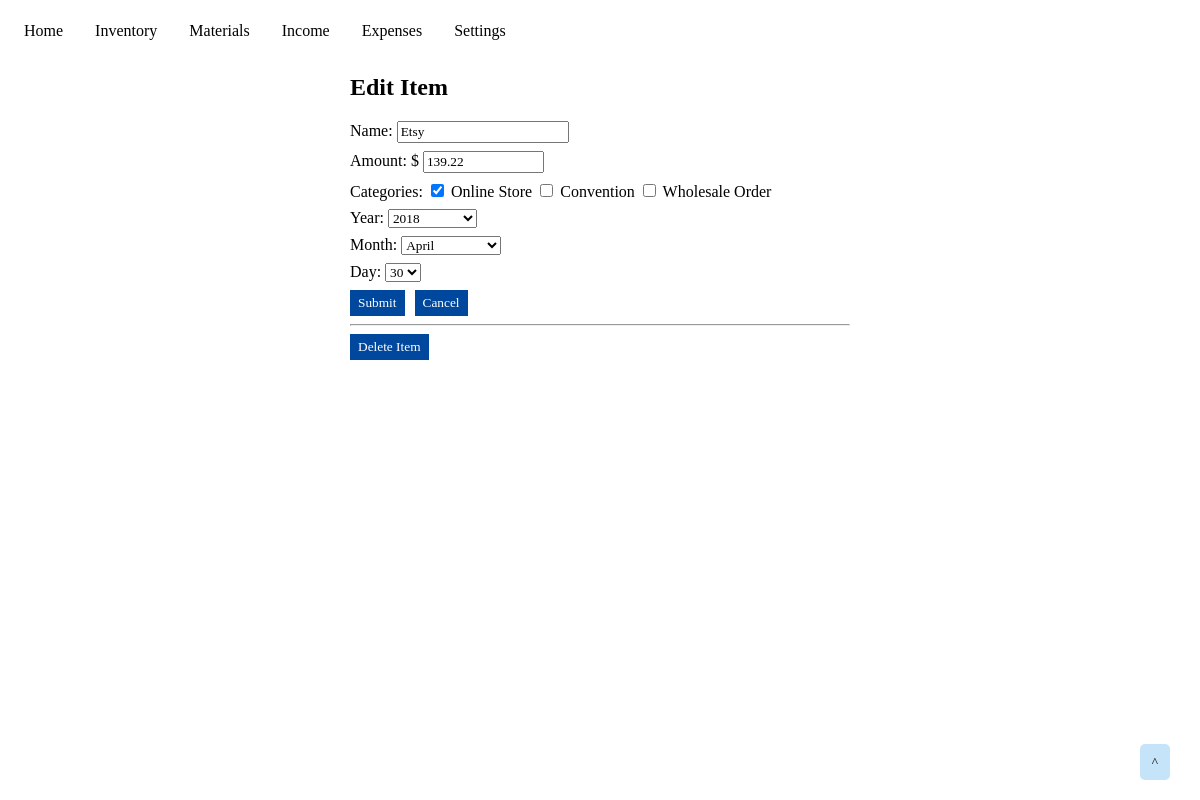
The app's page /income/edit_income/1 with its own data.
### tables this page shows
CREATE TABLE store_income (
    income_id INTEGER PRIMARY KEY AUTOINCREMENT,
    name TEXT NOT NULL,
    amount DECIMAL(10, 2) NOT NULL,
    income_year INTEGER,
    income_month INTEGER,
    income_day INTEGER
);

CREATE TABLE income_categories (
    tag_id INTEGER PRIMARY KEY AUTOINCREMENT,
    name TEXT NOT NULL
);

### app.py (the view, shortened to what this page needs)
@app.route('/income/edit_income/<int:income_id>', methods=('GET', 'POST'))
def income_edit_item(income_id):
    item = get_income_item(income_id)
    income_categories = get_income_categories()
    income_item_connections = get_income_item_connections_list(income_id)
    income_categories_list = get_income_categories_list()
    return render_template('income_edit_item.html', item=item, income_categories=income_categories, income_item_connections=income_item_connections)

### app.py (called while the page is built)
def get_db_connection():
    conn = sqlite3.connect('database.db')
    conn.row_factory = sqlite3.Row
    return conn

def get_income_item(income_id):
    conn = get_db_connection()
    cur = conn.cursor()
    income_item = cur.execute('SELECT * FROM store_income WHERE income_id = ?', (income_id,)).fetchone()
    conn.close()
    return income_item

def get_income_categories():
    conn = get_db_connection()
    cur = conn.cursor()
    income_categories = cur.execute('SELECT * FROM income_categories').fetchall()
    conn.close()
    return income_categories

def get_income_categories_list():
    conn = get_db_connection()
    cur = conn.cursor()
    income_categories = cur.execute('SELECT * FROM income_categories').fetchall()
    conn.close()
    income_categories_list = []
    for category in income_categories:
        income_categories_list.append(category['tag_id'])
    return income_categories_list

def get_income_item_connections_list(income_id):
    conn = get_db_connection()
    cur = conn.cursor()
    income_connections = cur.execute('SELECT * FROM income_to_category WHERE income_id = ?', (income_id, )).fetchall()
    conn.close()
    income_connection_list = []
    for connection in income_connections:
        income_connection_list.append(connection['tag_id'])
    return income_connection_list

### templates/income_edit_item.html (shortened to what this page needs)
{% extends 'base.html' %}
{% block content %}
<div class="content">
    <h2>{% block title %}Edit Item{% endblock %}</h2>
    <form action="{{ url_for('income_edit_item', income_id = item['income_id']) }}" method="post">
        <div class="form-group">
            <label for="name">Name:</label>
            <input type="text" name="name"
                   placeholder="Name" class="form-control"
                   value="{{ request.form['name'] or item['name'] }}"></input>
        </div>
        <div class="form-group">
            <label for="amount">Amount: $</label>
            <input type="number" step=".01" min="0.00" max="99999999.99" name="amount"
                   placeholder="0.00" class="form-control"
                   value="{{ request.form['amount'] or item['amount'] }}"></input>
        </div>
        <div class="form-group">
            Categories:
            {% for category in income_categories %}
                {% if category['tag_id'] in income_item_connections %}
                    <input type="checkbox" name="category-id" value="{{ category['tag_id'] }}" checked>
                {% else %}
                    <input type="checkbox" name="category-id" value="{{ category['tag_id'] }}">
                {% endif %}
                <label for="category-id">{{ category['name'] }}</label>
            {% endfor %}
        </div>
        <div class="form-group">
            <label for="year">Year: </label>
            <select name="income-year" id="income-year" onchange="months()" required>
                <option selected disabled>Choose year</option>
            </select>
        </div>
        <div class="form-group">
            <label for="month">Month: </label>
            <select name="income-month" id="income-month" onchange="days()" required>
                <option selected disabled>Choose month</option>
            </select>
        </div>
        <div class="form-group">
            <label for="day">Day: </label>
            <select name="income-day" id="income-day" required>
                <option selected disabled>Choose day</option>
            </select>
        </div>
        <div class="submit-button">
            <button type="submit" class="form-button">Submit</button>
        </div>
    </form>
    <div class="cancel-button">
        <a href="{{url_for('income')}}"><button class="form-button">Cancel</button></a>
    </div>
    <hr>
    <form action="{{ url_for('income_delete_item', income_id=item['income_id']) }}" method="POST">
        <input type="submit" value="Delete Item"
                class="form-button"
                onclick="return confirm('Are you sure you want to delete this item?')">
    </form>
</div>
{% endblock %}

### static/css/home-style.css (style rules this page uses)
* { font-family: "Tahoma"; box-sizing: border-box; }

### static/css/inventory-style.css (style rules this page uses)
.content { max-width: 500px; margin: auto; }
.submit-button { float: left; }
.form-group { margin: 8px 0px; }
.form-button { padding: 5px 8px; margin-right: 10px; color: white; background-color: #00479E; border: none; }

### records on screen
store_income: name "Etsy", amount "139.22"
income_categories: name "Online Store"
income_categories: name "Convention"
income_categories: name "Wholesale Order"
